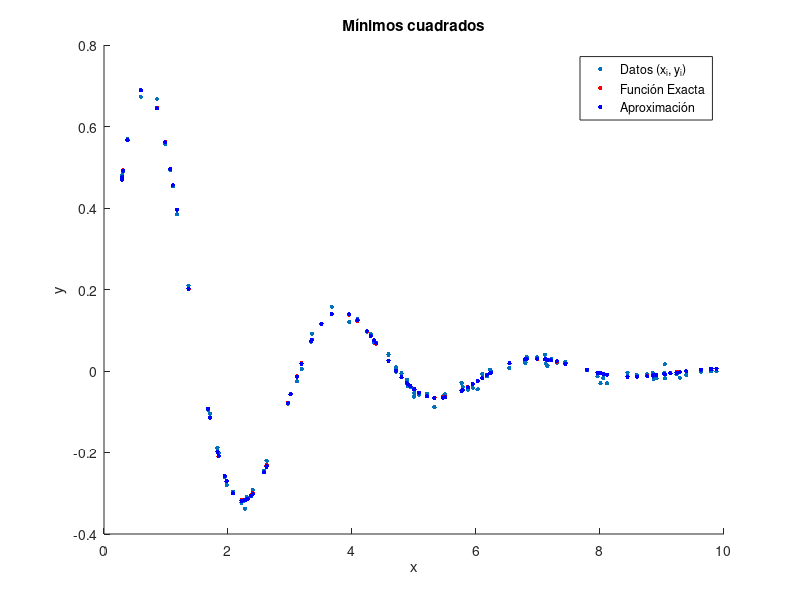
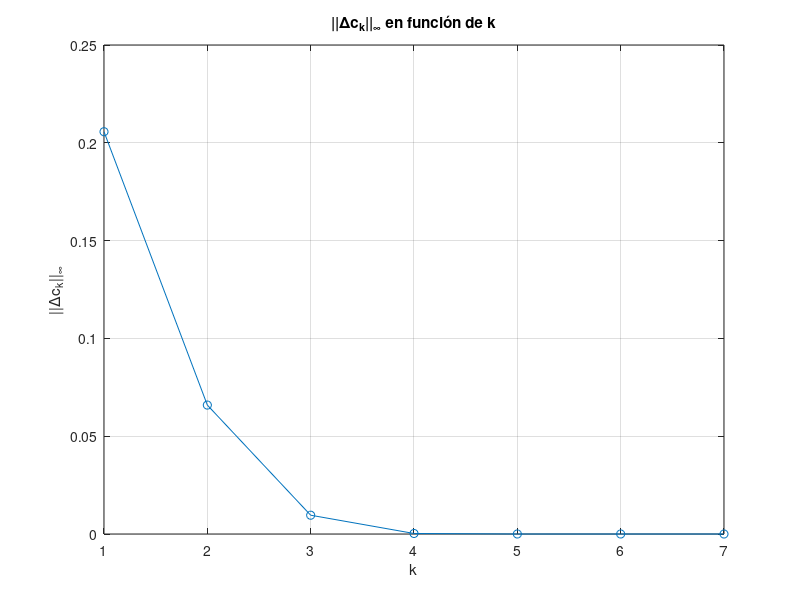
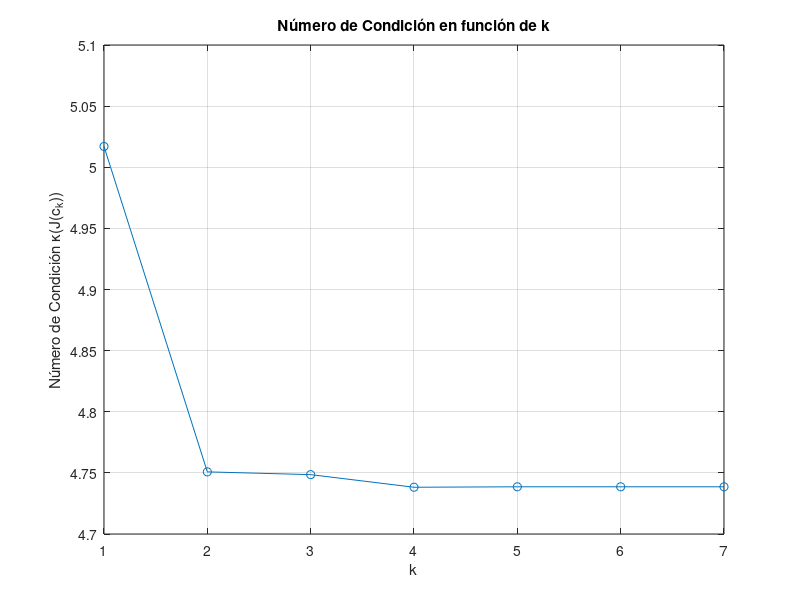

MATLAB code for these plots, in order:

%% Inciso a

data = load("data/data.mat");

%% Inciso b

function fxc = funcion(x, c)
    % 
    %   Función que evalúa 
    %   f(x, c) = c1 * exp(-c2 * x) * sin(c3 * x + c4)
    %
    %   Inputs
    %       x: vector con las x
    %       c: vector con los coeficientes [c1, c2, c3, c4]
    %
    %   Output
    %       f: valores de f(x, c) evaluados en x
    
    fxc = c(1) * exp(-c(2) * x) .* sin(c(3) * x + c(4));
end

function Jf = jacobiano_f(x, c)
    %
    %   Función que calcula el Jacobiano de f respecto a los
    %   coeficientes c = [c1, c2, c3, c4].
    %
    %   Inputs
    %       x: vector con las x
    %       c: vector con los coeficientes [c1, c2, c3, c4]
    %
    %   Output
    %       J: matriz Jacobiana evaluada en x y c
    
    Jf = zeros(length(x), 4);

    Jf(:, 1) = exp(-c(2) * x) .* sin(c(3) * x + c(4));        
    Jf(:, 2) = -c(1) * x .* exp(-c(2) * x) .* sin(c(3) * x + c(4));    
    Jf(:, 3) = c(1) * exp(-c(2) * x) .* x .* cos(c(3) * x + c(4));  
    Jf(:, 4) = c(1) * exp(-c(2) * x) .* cos(c(3) * x + c(4));    
end

function [c, iter, norma_delta_c, num_cond] = minimos_cuadrados(x, y, c0)
    %
    %   Función que ejecuta el algoritmo para minimizar la diferencia
    %   entre la función f(x, c) y los valores observados y.
    %
    %   Inputs
    %       x: vector con las x
    %       y: vector con las y
    %       c0: vector con los coeficientes [c1, c2, c3, c4]
    %
    %   Outputs
    %       c: vector de coeficientes ajustados
    %       iter: número de iteraciones requeridas
    
    
    tol = 1e-8;
    c = c0;
    iter = 0;
    delta_c = inf;
    num_cond = [];
    
    while norm(delta_c, inf) > tol
       
        g = funcion(x, c) - y;
        J = jacobiano_f(x, c);
        
        delta_c = -(J' * J) \ (J' * g); 
        c = c + delta_c;

        iter = iter + 1; 
        norma_delta_c(iter) = norm(delta_c, inf);
        num_cond(iter) = cond(J);
    end
end

%% Inciso c

x = data.x;
y = data.y;
c0 = [1.1; 0.4; 2.1; 0.2];

% Ejecución del algoritmo
[c, iter, norma_delta_c, num_cond] = minimos_cuadrados(x, y, c0);

disp("Número de iteraciones:");
disp(iter);
disp("Coeficientes ajustados:");
disp(c);

% Función exacta
c_exact = [1; 0.5; 2; 0];
y_exact = funcion(x, c_exact); 

% Gráficas
figure;
hold on;
plot(x, y, '.', 'DisplayName', 'Datos (x_i, y_i)', 'MarkerSize', 10);
plot(x, y_exact, 'r.', 'DisplayName', 'Función Exacta', 'MarkerSize', 10);
plot(x, funcion(x, c), 'b.', 'DisplayName', 'Aproximación', 'MarkerSize', 10);
legend;
xlabel('x');
ylabel('y');
title('Mínimos cuadrados');
hold off;

figure;
plot(1:iter, norma_delta_c, '-o');
xlabel('k');
ylabel('||\Deltac_k||_\infty');
title('||\Deltac_k||_\infty en función de k');
grid on;


%% Inciso d

figure;
plot(1:iter, num_cond, '-o');
xlabel('k');
ylabel('Número de Condición \kappa(J(c_k))');
title('Número de Condición en función de k');
grid on;

%% Inciso e

c0 = [1; 1; 1; 1];

[c, iter, norma_delta_c, num_cond] = minimos_cuadrados(x, y, c0);

disp("Número de iteraciones:");
disp(iter);
disp("Coeficientes ajustados:");
disp(c);


